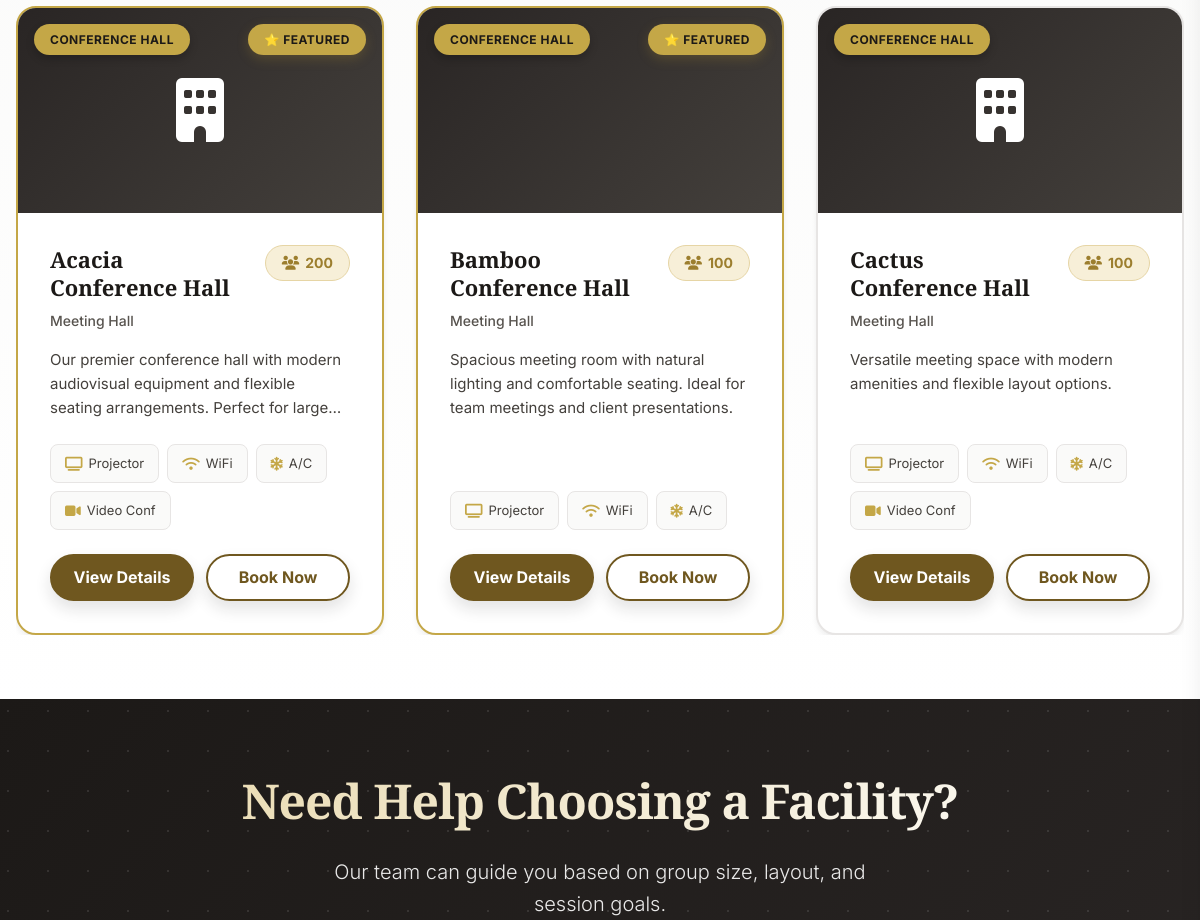
The app's page /conferences/category/meeting-hall/ (middle part), older data.
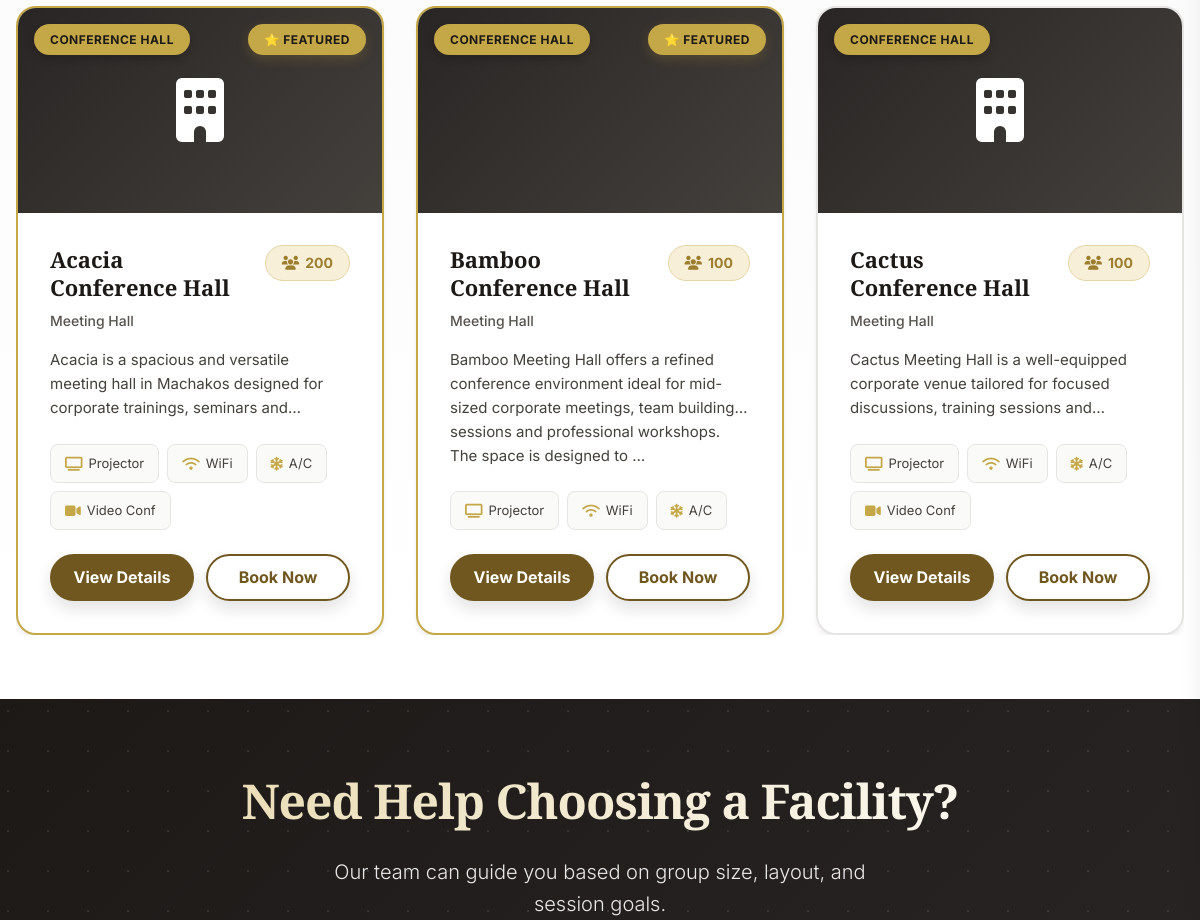
The same page, newer data.
### apps/conferences/models.py (models this page shows, shortened)
class ConferenceRoom(SEOFields, TimeStampedModel):
    ROOM_TYPES = [
        ('executive', 'Executive Room'),
        ('standard', 'Standard Room'),
        ('board', 'Board Room'),
        ('hall', 'Conference Hall'),
    ]
    category = models.ForeignKey(ConferenceCategory, on_delete=models.CASCADE, related_name='rooms')
    name = models.CharField(max_length=100)
    slug = models.SlugField(unique=True)
    room_type = models.CharField(max_length=20, choices=ROOM_TYPES)
    description = models.TextField()
    capacity_classroom = models.IntegerField(validators=[MinValueValidator(0)], default=0)
    capacity_theatre = models.IntegerField(validators=[MinValueValidator(0)], default=0)
    capacity_banquet = models.IntegerField(validators=[MinValueValidator(0)], default=0)
    capacity_u_shape = models.IntegerField(validators=[MinValueValidator(0)], default=0)
    capacity_boardroom = models.IntegerField(validators=[MinValueValidator(0)], default=0)
    has_projector = models.BooleanField(default=True)
    has_sound_system = models.BooleanField(default=True)
    has_wifi = models.BooleanField(default=True)
    has_whiteboard = models.BooleanField(default=True)
    has_air_conditioning = models.BooleanField(default=True)
    has_natural_light = models.BooleanField(default=True)
    has_secretary_space = models.BooleanField(default=False)
    has_video_conferencing = models.BooleanField(default=False)
    dimensions = models.CharField(max_length=100, blank=True)
    floor_area = models.CharField(max_length=50, blank=True)
    half_day_rate = models.DecimalField(max_digits=10, decimal_places=2, null=True, blank=True)
    full_day_rate = models.DecimalField(max_digits=10, decimal_places=2, null=True, blank=True)
    hourly_rate = models.DecimalField(max_digits=10, decimal_places=2, null=True, blank=True)
    featured_image = models.ImageField(upload_to='conferences/rooms/', blank=True)
    is_featured = models.BooleanField(default=False)
    is_active = models.BooleanField(default=True)
    display_order = models.IntegerField(default=0)
    class Meta:
        verbose_name = "Conference Room"
        verbose_name_plural = "Conference Rooms"
        ordering = ['category', 'display_order', 'name']
    def get_max_capacity(self):
        capacities = [
            self.capacity_classroom,
            self.capacity_theatre,
            self.capacity_banquet,
            self.capacity_u_shape,
            self.capacity_boardroom
        ]
        return max(capacities) if capacities else 0

### apps/conferences/views.py (the view)
# urls.py: path('category/<slug:slug>/', views.category_detail, name='category_detail'),
def category_detail(request, slug):
    category = get_object_or_404(
        ConferenceCategory,
        slug=slug,
        is_active=True
    )
    room_type_filter = _room_type_filter_for_category(category)
    rooms = (
        ConferenceRoom.objects.filter(
            is_active=True,
            room_type__in=room_type_filter,
        )
        .select_related("category")
        .order_by('display_order', 'name')
    )
    all_categories = list(ConferenceCategory.objects.filter(
        id__in=_ordered_conference_categories_queryset().values("id")
    ).annotate(
        sort_priority=Case(
            When(category_type="board", then=Value(1)),
            When(category_type="meeting", then=Value(2)),
            When(category_type="hall", then=Value(3)),
            default=Value(99),
            output_field=IntegerField(),
        )
    ).order_by("sort_priority", "display_order", "name"))
    all_categories = _attach_category_summaries(all_categories)
    return render(request, 'conferences/category_detail.html', {
        'category': category,
        'rooms': rooms,
        'all_categories': all_categories,
    })

### apps/conferences/context_processors.py (called while the page is built)
def _ordered_conference_categories_queryset():
    return (
        ConferenceCategory.objects.filter(
            is_active=True,
            category_type__in=["board", "meeting", "hall"],
        )
        .annotate(
            sort_priority=Case(
                When(category_type="board", then=Value(1)),
                When(category_type="meeting", then=Value(2)),
                When(category_type="hall", then=Value(3)),
                default=Value(99),
                output_field=IntegerField(),
            )
        )
        .order_by("sort_priority", "display_order", "name")
    )

def conference_categories(request):
    return {
        "conference_categories": _ordered_conference_categories_queryset()
    }

### apps/conferences/views.py (called while the page is built)
def _room_type_filter_for_category(category):
    return ROOM_TYPES_BY_CATEGORY_TYPE.get(category.category_type, [])

### apps/gardens/context_processors.py (called while the page is built)
def gardens_categories(request):
    return {
        'gardens_categories': EventType.objects.filter(
            is_active=True
        ).order_by('category', 'display_order')
    }

### apps/conferences/templates/conferences/category_detail.html (shortened to what this page needs)
{% extends "conferences/base.html" %}
{% load static %}
{% block conference_content %}
<section class="rooms-section" id="rooms">
    <div class="container">
        {% if rooms %}
        <div class="rooms-grid">
            {% for room in rooms %}
            <article class="room-card {% if room.is_featured %}room-card-featured{% endif %}">
                <div class="room-image-container">
                    {% if room.featured_image %}
                    <img class="room-image" src="{{ room.featured_image.url }}" alt="{{ room.name }} in {{ category.name }}" loading="lazy" decoding="async" width="800" height="533">
                    {% else %}
                    <div class="room-image-placeholder">
                        <i class="fas fa-building fa-4x"></i>
                    </div>
                    {% endif %}
                    <span class="room-badge">{{ room.get_room_type_display }}</span>
                </div>
                <div class="room-content">
                    <div class="room-header">
                        <div>
                            <h3 class="room-title">{{ room.name }}</h3>
                            <p class="room-type">{{ category.name }}</p>
                        </div>
                        <div class="room-capacity">
                            <i class="fas fa-users"></i> {{ room.get_max_capacity }}
                        </div>
                    </div>
                    <p class="room-description">{{ room.description|truncatewords:24 }}</p>
                    <div class="room-features">
                        {% if room.has_projector %}<span class="room-feature"><i class="fas fa-tv"></i> Projector</span>{% endif %}
                        {% if room.has_wifi %}<span class="room-feature"><i class="fas fa-wifi"></i> WiFi</span>{% endif %}
                        {% if room.has_air_conditioning %}<span class="room-feature"><i class="fas fa-snowflake"></i> A/C</span>{% endif %}
                        {% if room.has_video_conferencing %}<span class="room-feature"><i class="fas fa-video"></i> Video Conf</span>{% endif %}
                    </div>
                    <div class="room-actions">
                        <a href="{% url 'conferences:room_detail' room.slug %}" class="btn btn-gold">View Details</a>
                        <a href="{% url 'conferences:room_detail' room.slug %}#booking" class="btn btn-outline-gold">Book Now</a>
                    </div>
                </div>
            </article>
            {% endfor %}
        </div>
        {% endif %}
    </div>
</section>
<section class="cta-section">
    <div class="container">
        <div class="cta-content">
            <h2 class="cta-title">Need Help Choosing a Facility?</h2>
            <p class="cta-subtitle">Our team can guide you based on group size, layout, and session goals.</p>
        </div>
    </div>
</section>
{% endblock %}

Row changes from the older to the newer data that the page shows:
changed ConferenceRoom "Acacia Conference Hall": description "Our premier conference hall with modern audiovisual equipment and flexible seating arrangements. Perfect for…" → "Acacia is a spacious and versatile meeting hall in Machakos designed for corporate trainings, seminars…"
changed ConferenceRoom "Bamboo Conference Hall": description "Spacious meeting room with natural lighting and comfortable seating. Ideal for team meetings and client presentations." → "Bamboo Meeting Hall offers a refined conference environment ideal for mid-sized corporate meetings, team building sessions and professional workshops. The space is designed to …"
changed ConferenceRoom "Cactus Conference Hall": description "Versatile meeting space with modern amenities and flexible layout options." → "Cactus Meeting Hall is a well-equipped corporate venue tailored for focused discussions, training sessions…"
